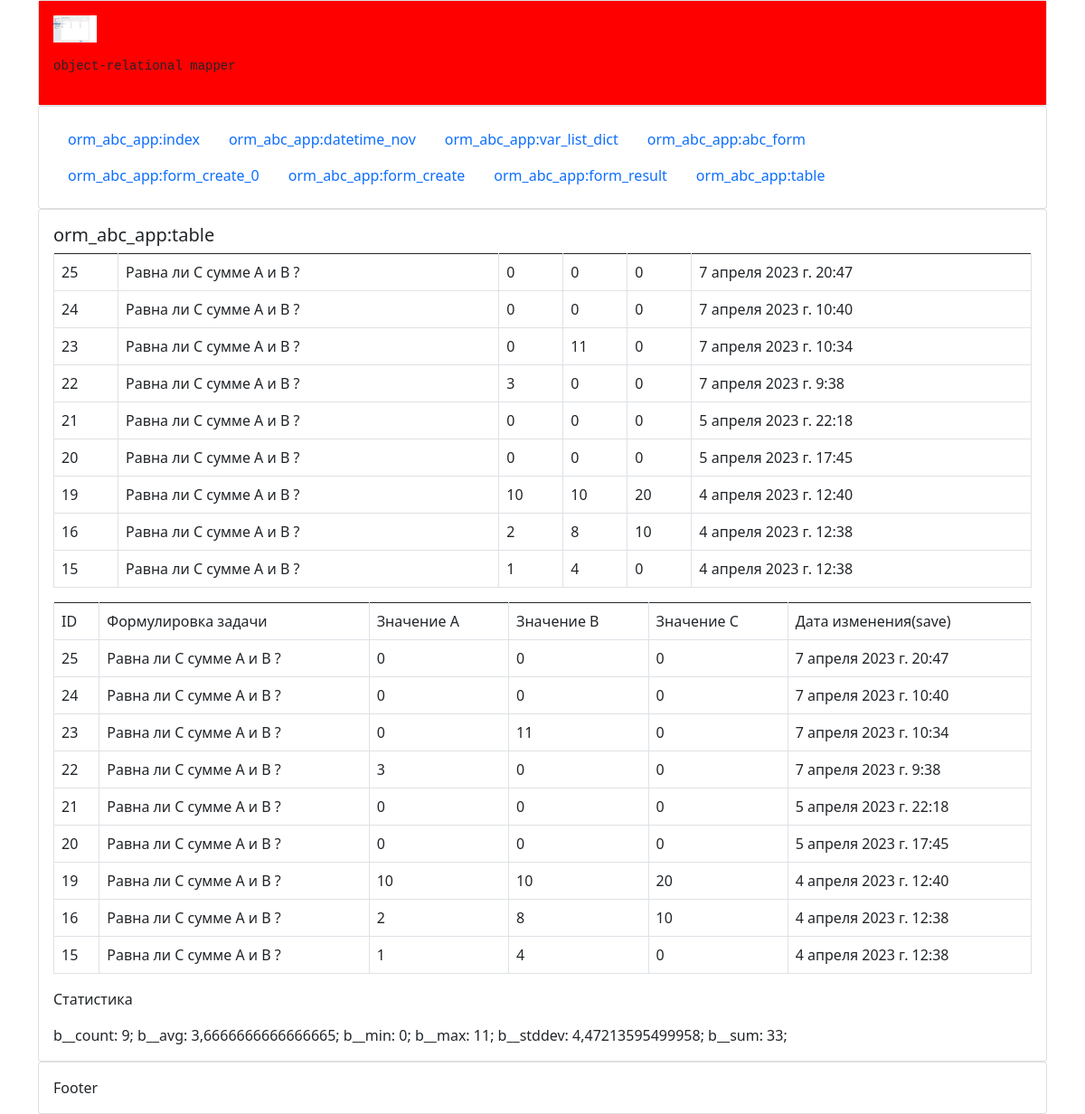
/table/, run on an earlier commit of the app's database.
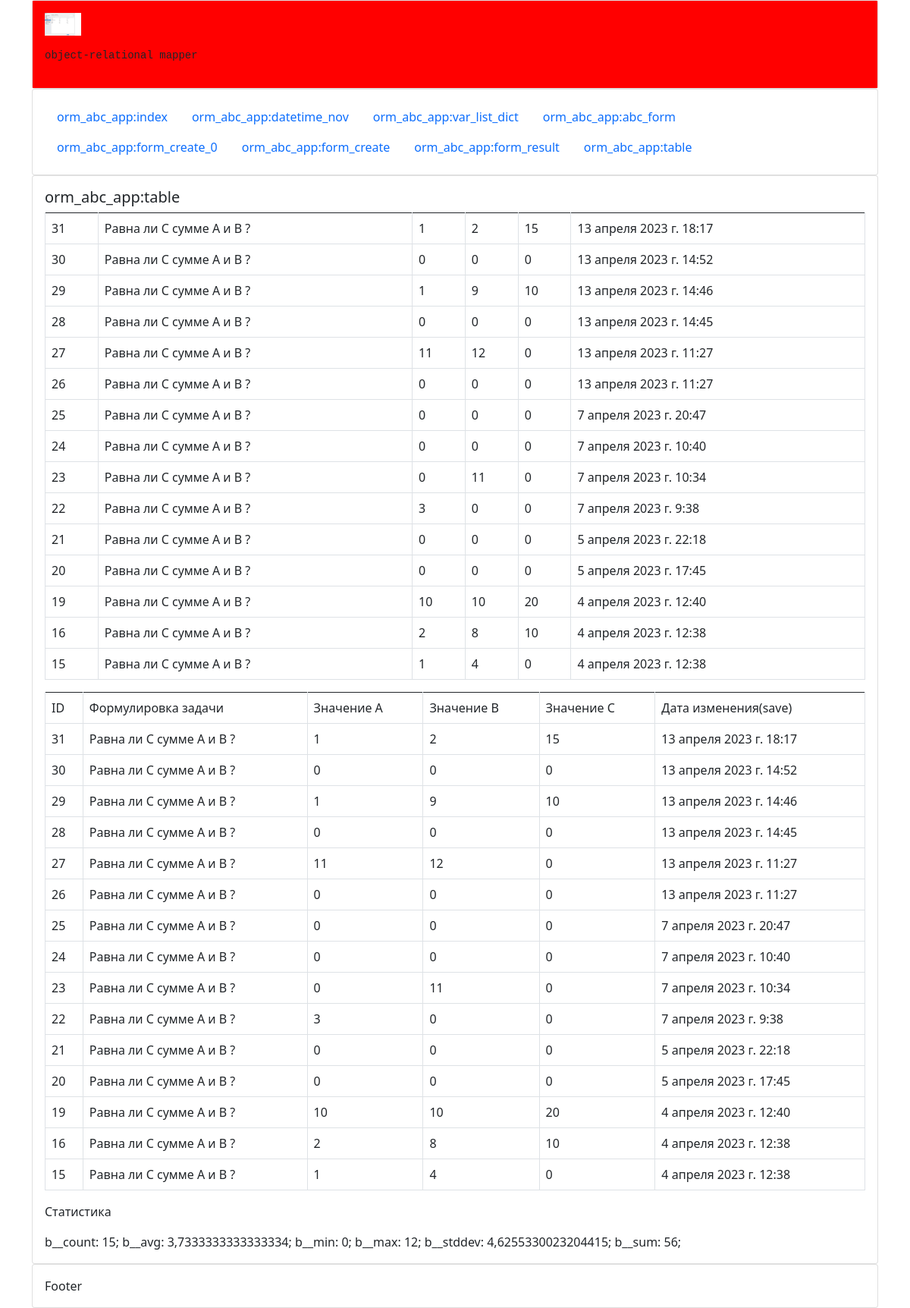
And on a later commit of the database.
### orm_abc_app/models.py (models this page shows, shortened)
class Abc(models.Model):
    task = models.CharField(verbose_name="Формулировка  задачи", default="Равна ли С сумме A и B ?", max_length=255)
    a = models.IntegerField(verbose_name="Значение А", default=0, )
    b = models.IntegerField(verbose_name="Значение B", default=0, help_text="Подсказка для поля B")
    c = models.IntegerField(verbose_name="Значение С", choices=c_choices, default=0, )
    current_date = models.DateTimeField(verbose_name="Дата изменения(save)", auto_now=True)
    class Meta:
        verbose_name = "A_B_C"
        verbose_name_plural = "A_B_C_S"
        ordering = ('-id', '-a')

### orm_abc_app/views.py (the view)
# urls.py: path('table/', views.table, name='table'),
def table(request):
    objects_values = Abc.objects.values()
    print('objects_values:', objects_values)
    objects_values_list = Abc.objects.values_list()
    print('objects_values_list:', objects_values_list)
    cur_objects = Abc.objects.all()
    statics_val = [cur_objects.aggregate(Count('b')), cur_objects.aggregate(Avg('b')), cur_objects.aggregate(Min('b')),
                   cur_objects.aggregate(Max('b')), cur_objects.aggregate(StdDev('b')), cur_objects.aggregate(Sum('b'))]
    print(statics_val)
    statics = {'statics_val': statics_val}
    fields = Abc._meta.get_fields()
    print(fields)
    verbose_name_list = []
    name_list = []
    for e in fields:
        verbose_name_list.append(e.verbose_name)
        name_list.append(e.name)
    print(verbose_name_list)
    print(name_list)
    field_names = verbose_name_list
    context = {'objects_values': objects_values, 'objects_values_list': objects_values_list,  'statics': statics, 'field_names': field_names}
    return render(request, 'table.html', context)

### orm_abc_app/templates/table.html (shortened to what this page needs)
{% extends 'layout.html' %}
{% block content %}
    <h5>orm_abc_app:table</h5>
    <table class="table table-bordered">
        <tbody style="border-top: 3.0px;">
        {% for object in objects_values %}
            <tr>
                {% for key, value in object.items %}
                    <td>
                        {{ value }}
                    </td>
                {% endfor %}
            </tr>
        {% endfor %}
    </table>
    <table class="table table-bordered">
        <tbody style="border-top: 3.0px;">
        <tr>
            {% for name in field_names %}
                <td>{{ name }}</td>
            {% endfor %}
        </tr>
        {% for objects_values in objects_values_list %}
            <tr>
                {% for item in objects_values %}
                    <td>
                        {{ item }}
                    </td>
                {% endfor %}
            </tr>
        {% endfor %}
    </table>
    <p>Статистика</p>
    {% for item in statics.statics_val %}
        {% for k, v in  item.items %}
            {{ k }}:  {{ v }};
        {% endfor %}
    {% endfor %}
{% endblock %}

### orm_abc_app/templates/layout.html (shortened to what this page needs)
<!doctype html>
<html lang="en">
<head>
    <link href="https://cdn.jsdelivr.net/npm/bootstrap@5.1.3/dist/css/bootstrap.min.css" rel="stylesheet"
>
    {% load static %}
    <link href="{% static 'css/mycss.css' %}" rel="stylesheet">
</head>
<div class="container">
    <div class="card">
        <div class="card-body bgc">
            {% load static %} <img src="{% static 'images/settings_django.png' %}"
                                   alt="settings_django" height="30px">
            <p>
            <pre>object-relational mapper</pre>
            </p>
        </div>
    </div>
    <div class="card">
        <div class="card-body">
            {% include "navigation.html" %}
        </div>
    </div>
    <div class="card">
        <div class="card-body">
            {% block content %}{% endblock %}
        </div>
    </div>
    <div class="card">
        <div class="card-body">
            Footer
        </div>
    </div>
</div>
<body>
</body>
</html>

### orm_abc_app/templates/navigation.html
<ul class="nav">
    <li class="nav-item"><a class="nav-link" href="{% url 'orm_abc_app:index' %}">orm_abc_app:index</a></li>
    <li class="nav-item"><a class="nav-link" href="{% url 'orm_abc_app:datetime_nov' %}">orm_abc_app:datetime_nov</a>
    <li class="nav-item"><a class="nav-link" href="{% url 'orm_abc_app:var_list_dict' %}">orm_abc_app:var_list_dict</a></li>
    <li class="nav-item"><a class="nav-link" href="{% url 'orm_abc_app:abc_form' %}">orm_abc_app:abc_form</a></li>
    <li class="nav-item"><a class="nav-link" href="{% url 'orm_abc_app:form_create_0' %}">orm_abc_app:form_create_0</a></li>
    <li class="nav-item"><a class="nav-link" href="{% url 'orm_abc_app:form_create' %}">orm_abc_app:form_create</a></li>
    <li class="nav-item"><a class="nav-link" href="{% url 'orm_abc_app:form_result' %}">orm_abc_app:form_result</a></li>
    <li class="nav-item"><a class="nav-link" href="{% url 'orm_abc_app:table' %}">orm_abc_app:table</a></li>
</ul>

### orm_abc_app/static/css/mycss.css (style rules this page uses)
.bgc { background-color: red }

What changed in the data, as far as the page shows it:
added Abc: object "31" "Равна ли С сумме A и B ?" "1" "2" "15" "13 апреля 2023 г. 18:17", objects_values "31" "Равна ли С сумме A и B ?" "1" "2" "15" "13 апреля 2023 г. 18:17"
added Abc: object "30" "Равна ли С сумме A и B ?" "0" "0" "0" "13 апреля 2023 г. 14:52", objects_values "30" "Равна ли С сумме A и B ?" "0" "0" "0" "13 апреля 2023 г. 14:52"
added Abc: object "29" "Равна ли С сумме A и B ?" "1" "9" "10" "13 апреля 2023 г. 14:46", objects_values "29" "Равна ли С сумме A и B ?" "1" "9" "10" "13 апреля 2023 г. 14:46"
added Abc: object "28" "Равна ли С сумме A и B ?" "0" "0" "0" "13 апреля 2023 г. 14:45", objects_values "28" "Равна ли С сумме A и B ?" "0" "0" "0" "13 апреля 2023 г. 14:45"
added Abc: object "27" "Равна ли С сумме A и B ?" "11" "12" "0" "13 апреля 2023 г. 11:27", objects_values "27" "Равна ли С сумме A и B ?" "11" "12" "0" "13 апреля 2023 г. 11:27"
added Abc: object "26" "Равна ли С сумме A и B ?" "0" "0" "0" "13 апреля 2023 г. 11:27", objects_values "26" "Равна ли С сумме A и B ?" "0" "0" "0" "13 апреля 2023 г. 11:27"
Also different on the page:
list line gone: "b__count : 9 ;"
new list line: "b__count : 15 ;"
list line gone: "b__avg : 3,6666666666666665 ;"
new list line: "b__avg : 3,7333333333333334 ;"
list line gone: "b__max : 11 ;"
new list line: "b__max : 12 ;"
list line gone: "b__stddev : 4,47213595499958 ;"
new list line: "b__stddev : 4,6255330023204415 ;"
list line gone: "b__sum : 33 ;"
new list line: "b__sum : 56 ;"
